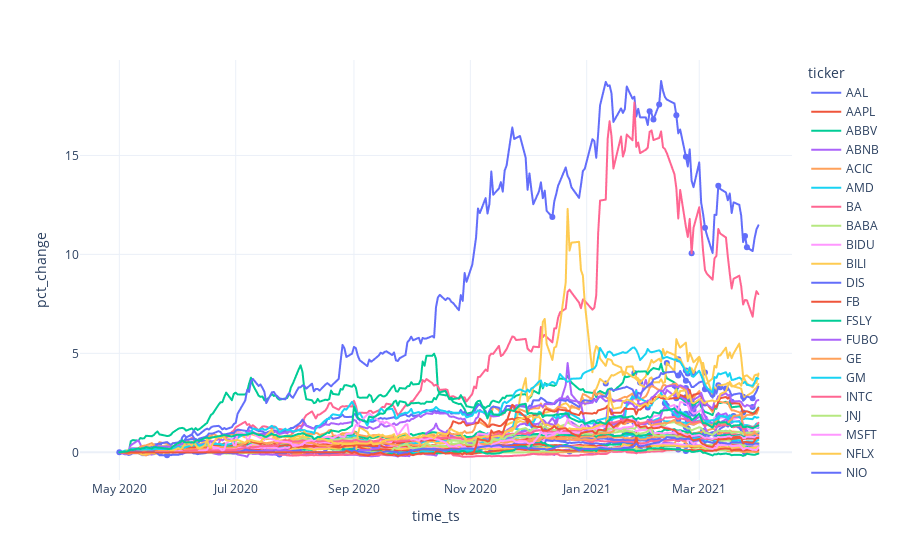

Notebook cell for this chart:
### Code cell
# symbol price history
fig = px.line(df_combined, x="time_ts",
              y="pct_change", color='ticker')

# add my transaction records
fig.add_trace(px.scatter(df_combined.dropna(
    subset=['Action']), x="time_ts", y="pct_change", color='Action').data[0])

fig.show()

### Figure 1 — Plotly figure (JSON) as saved in the notebook; plotly's stock layout.template omitted (floating-point values rounded to 4 significant figures; data arrays with more than 128 entries replaced by an {"elided": "..."} marker saying what was removed)
{"data": [{"hovertemplate": "ticker=AAL<br>time_ts=%{x}<br>pct_change=%{y}<extra></extra>", "legendgroup": "AAL", "line": {"color": "#636efa", "dash": "solid"}, "mode": "lines", "name": "AAL", "showlegend": true, "type": "scattergl", "x": {"elided": "232 str values"}, "xaxis": "x", "y": {"elided": "232 float values"}, "yaxis": "y"}, {"hovertemplate": "ticker=AAPL<br>time_ts=%{x}<br>pct_change=%{y}<extra></extra>", "legendgroup": "AAPL", "line": {"color": "#EF553B", "dash": "solid"}, "mode": "lines", "name": "AAPL", "showlegend": true, "type": "scattergl", "x": {"elided": "232 str values"}, "xaxis": "x", "y": {"elided": "232 float values"}, "yaxis": "y"}, {"hovertemplate": "ticker=ABBV<br>time_ts=%{x}<br>pct_change=%{y}<extra></extra>", "legendgroup": "ABBV", "line": {"color": "#00cc96", "dash": "solid"}, "mode": "lines", "name": "ABBV", "showlegend": true, "type": "scattergl", "x": {"elided": "232 str values"}, "xaxis": "x", "y": {"elided": "232 float values"}, "yaxis": "y"}, {"hovertemplate": "ticker=ABNB<br>time_ts=%{x}<br>pct_change=%{y}<extra></extra>", "legendgroup": "ABNB", "line": {"color": "#ab63fa", "dash": "solid"}, "mode": "lines", "name": "ABNB", "showlegend": true, "type": "scattergl", "x": {"elided": "232 str values"}, "xaxis": "x", "y": {"elided": "232 float values"}, "yaxis": "y"}, {"hovertemplate": "ticker=ACIC<br>time_ts=%{x}<br>pct_change=%{y}<extra></extra>", "legendgroup": "ACIC", "line": {"color": "#FFA15A", "dash": "solid"}, "mode": "lines", "name": "ACIC", "showlegend": true, "type": "scattergl", "x": {"elided": "232 str values"}, "xaxis": "x", "y": {"elided": "232 float values"}, "yaxis": "y"}, {"hovertemplate": "ticker=AMD<br>time_ts=%{x}<br>pct_change=%{y}<extra></extra>", "legendgroup": "AMD", "line": {"color": "#19d3f3", "dash": "solid"}, "mode": "lines", "name": "AMD", "showlegend": true, "type": "scattergl", "x": {"elided": "232 str values"}, "xaxis": "x", "y": {"elided": "232 float values"}, "yaxis": "y"}, {"hovertemplate": "ticker=BA<br>time_ts=%{x}<br>pct_change=%{y}<extra></extra>", "legendgroup": "BA", "line": {"color": "#FF6692", "dash": "solid"}, "mode": "lines", "name": "BA", "showlegend": true, "type": "scattergl", "x": {"elided": "232 str values"}, "xaxis": "x", "y": {"elided": "232 float values"}, "yaxis": "y"}, {"hovertemplate": "ticker=BABA<br>time_ts=%{x}<br>pct_change=%{y}<extra></extra>", "legendgroup": "BABA", "line": {"color": "#B6E880", "dash": "solid"}, "mode": "lines", "name": "BABA", "showlegend": true, "type": "scattergl", "x": {"elided": "232 str values"}, "xaxis": "x", "y": {"elided": "232 float values"}, "yaxis": "y"}, {"hovertemplate": "ticker=BIDU<br>time_ts=%{x}<br>pct_change=%{y}<extra></extra>", "legendgroup": "BIDU", "line": {"color": "#FF97FF", "dash": "solid"}, "mode": "lines", "name": "BIDU", "showlegend": true, "type": "scattergl", "x": {"elided": "232 str values"}, "xaxis": "x", "y": {"elided": "232 float values"}, "yaxis": "y"}, {"hovertemplate": "ticker=BILI<br>time_ts=%{x}<br>pct_change=%{y}<extra></extra>", "legendgroup": "BILI", "line": {"color": "#FECB52", "dash": "solid"}, "mode": "lines", "name": "BILI", "showlegend": true, "type": "scattergl", "x": {"elided": "232 str values"}, "xaxis": "x", "y": {"elided": "232 float values"}, "yaxis": "y"}, {"hovertemplate": "ticker=DIS<br>time_ts=%{x}<br>pct_change=%{y}<extra></extra>", "legendgroup": "DIS", "line": {"color": "#636efa", "dash": "solid"}, "mode": "lines", "name": "DIS", "showlegend": true, "type": "scattergl", "x": {"elided": "232 str values"}, "xaxis": "x", "y": {"elided": "232 float values"}, "yaxis": "y"}, {"hovertemplate": "ticker=FB<br>time_ts=%{x}<br>pct_change=%{y}<extra></extra>", "legendgroup": "FB", "line": {"color": "#EF553B", "dash": "solid"}, "mode": "lines", "name": "FB", "showlegend": true, "type": "scattergl", "x": {"elided": "232 str values"}, "xaxis": "x", "y": {"elided": "232 float values"}, "yaxis": "y"}, {"hovertemplate": "ticker=FSLY<br>time_ts=%{x}<br>pct_change=%{y}<extra></extra>", "legendgroup": "FSLY", "line": {"color": "#00cc96", "dash": "solid"}, "mode": "lines", "name": "FSLY", "showlegend": true, "type": "scattergl", "x": {"elided": "232 str values"}, "xaxis": "x", "y": {"elided": "232 float values"}, "yaxis": "y"}, {"hovertemplate": "ticker=FUBO<br>time_ts=%{x}<br>pct_change=%{y}<extra></extra>", "legendgroup": "FUBO", "line": {"color": "#ab63fa", "dash": "solid"}, "mode": "lines", "name": "FUBO", "showlegend": true, "type": "scattergl", "x": {"elided": "232 str values"}, "xaxis": "x", "y": {"elided": "232 float values"}, "yaxis": "y"}, {"hovertemplate": "ticker=GE<br>time_ts=%{x}<br>pct_change=%{y}<extra></extra>", "legendgroup": "GE", "line": {"color": "#FFA15A", "dash": "solid"}, "mode": "lines", "name": "GE", "showlegend": true, "type": "scattergl", "x": {"elided": "232 str values"}, "xaxis": "x", "y": {"elided": "232 float values"}, "yaxis": "y"}, {"hovertemplate": "ticker=GM<br>time_ts=%{x}<br>pct_change=%{y}<extra></extra>", "legendgroup": "GM", "line": {"color": "#19d3f3", "dash": "solid"}, "mode": "lines", "name": "GM", "showlegend": true, "type": "scattergl", "x": {"elided": "232 str values"}, "xaxis": "x", "y": {"elided": "232 float values"}, "yaxis": "y"}, {"hovertemplate": "ticker=INTC<br>time_ts=%{x}<br>pct_change=%{y}<extra></extra>", "legendgroup": "INTC", "line": {"color": "#FF6692", "dash": "solid"}, "mode": "lines", "name": "INTC", "showlegend": true, "type": "scattergl", "x": {"elided": "232 str values"}, "xaxis": "x", "y": {"elided": "232 float values"}, "yaxis": "y"}, {"hovertemplate": "ticker=JNJ<br>time_ts=%{x}<br>pct_change=%{y}<extra></extra>", "legendgroup": "JNJ", "line": {"color": "#B6E880", "dash": "solid"}, "mode": "lines", "name": "JNJ", "showlegend": true, "type": "scattergl", "x": {"elided": "232 str values"}, "xaxis": "x", "y": {"elided": "232 float values"}, "yaxis": "y"}, {"hovertemplate": "ticker=MSFT<br>time_ts=%{x}<br>pct_change=%{y}<extra></extra>", "legendgroup": "MSFT", "line": {"color": "#FF97FF", "dash": "solid"}, "mode": "lines", "name": "MSFT", "showlegend": true, "type": "scattergl", "x": {"elided": "232 str values"}, "xaxis": "x", "y": {"elided": "232 float values"}, "yaxis": "y"}, {"hovertemplate": "ticker=NFLX<br>time_ts=%{x}<br>pct_change=%{y}<extra></extra>", "legendgroup": "NFLX", "line": {"color": "#FECB52", "dash": "solid"}, "mode": "lines", "name": "NFLX", "showlegend": true, "type": "scattergl", "x": {"elided": "232 str values"}, "xaxis": "x", "y": {"elided": "232 float values"}, "yaxis": "y"}, {"hovertemplate": "ticker=NIO<br>time_ts=%{x}<br>pct_change=%{y}<extra></extra>", "legendgroup": "NIO", "line": {"color": "#636efa", "dash": "solid"}, "mode": "lines", "name": "NIO", "showlegend": true, "type": "scattergl", "x": {"elided": "232 str values"}, "xaxis": "x", "y": {"elided": "232 float values"}, "yaxis": "y"}, {"hovertemplate": "ticker=NOK<br>time_ts=%{x}<br>pct_change=%{y}<extra></extra>", "legendgroup": "NOK", "line": {"color": "#EF553B", "dash": "solid"}, "mode": "lines", "name": "NOK", "showlegend": true, "type": "scattergl", "x": {"elided": "232 str values"}, "xaxis": "x", "y": {"elided": "232 float values"}, "yaxis": "y"}, {"hovertemplate": "ticker=NVDA<br>time_ts=%{x}<br>pct_change=%{y}<extra></extra>", "legendgroup": "NVDA", "line": {"color": "#00cc96", "dash": "solid"}, "mode": "lines", "name": "NVDA", "showlegend": true, "type": "scattergl", "x": {"elided": "232 str values"}, "xaxis": "x", "y": {"elided": "232 float values"}, "yaxis": "y"}, {"hovertemplate": "ticker=OPEN<br>time_ts=%{x}<br>pct_change=%{y}<extra></extra>", "legendgroup": "OPEN", "line": {"color": "#ab63fa", "dash": "solid"}, "mode": "lines", "name": "OPEN", "showlegend": true, "type": "scattergl", "x": {"elided": "232 str values"}, "xaxis": "x", "y": {"elided": "232 float values"}, "yaxis": "y"}, {"hovertemplate": "ticker=PDD<br>time_ts=%{x}<br>pct_change=%{y}<extra></extra>", "legendgroup": "PDD", "line": {"color": "#FFA15A", "dash": "solid"}, "mode": "lines", "name": "PDD", "showlegend": true, "type": "scattergl", "x": {"elided": "232 str values"}, "xaxis": "x", "y": {"elided": "232 float values"}, "yaxis": "y"}, {"hovertemplate": "ticker=PLTR<br>time_ts=%{x}<br>pct_change=%{y}<extra></extra>", "legendgroup": "PLTR", "line": {"color": "#19d3f3", "dash": "solid"}, "mode": "lines", "name": "PLTR", "showlegend": true, "type": "scattergl", "x": {"elided": "232 str values"}, "xaxis": "x", "y": {"elided": "232 float values"}, "yaxis": "y"}, {"hovertemplate": "ticker=PLUG<br>time_ts=%{x}<br>pct_change=%{y}<extra></extra>", "legendgroup": "PLUG", "line": {"color": "#FF6692", "dash": "solid"}, "mode": "lines", "name": "PLUG", "showlegend": true, "type": "scattergl", "x": {"elided": "232 str values"}, "xaxis": "x", "y": {"elided": "232 float values"}, "yaxis": "y"}, {"hovertemplate": "ticker=PYPL<br>time_ts=%{x}<br>pct_change=%{y}<extra></extra>", "legendgroup": "PYPL", "line": {"color": "#B6E880", "dash": "solid"}, "mode": "lines", "name": "PYPL", "showlegend": true, "type": "scattergl", "x": {"elided": "232 str values"}, "xaxis": "x", "y": {"elided": "232 float values"}, "yaxis": "y"}, {"hovertemplate": "ticker=QCOM<br>time_ts=%{x}<br>pct_change=%{y}<extra></extra>", "legendgroup": "QCOM", "line": {"color": "#FF97FF", "dash": "solid"}, "mode": "lines", "name": "QCOM", "showlegend": true, "type": "scattergl", "x": {"elided": "232 str values"}, "xaxis": "x", "y": {"elided": "232 float values"}, "yaxis": "y"}, {"hovertemplate": "ticker=QS<br>time_ts=%{x}<br>pct_change=%{y}<extra></extra>", "legendgroup": "QS", "line": {"color": "#FECB52", "dash": "solid"}, "mode": "lines", "name": "QS", "showlegend": true, "type": "scattergl", "x": {"elided": "232 str values"}, "xaxis": "x", "y": {"elided": "232 float values"}, "yaxis": "y"}, {"hovertemplate": "ticker=SE<br>time_ts=%{x}<br>pct_change=%{y}<extra></extra>", "legendgroup": "SE", "line": {"color": "#636efa", "dash": "solid"}, "mode": "lines", "name": "SE", "showlegend": true, "type": "scattergl", "x": {"elided": "232 str values"}, "xaxis": "x", "y": {"elided": "232 float values"}, "yaxis": "y"}, {"hovertemplate": "ticker=SNAP<br>time_ts=%{x}<br>pct_change=%{y}<extra></extra>", "legendgroup": "SNAP", "line": {"color": "#EF553B", "dash": "solid"}, "mode": "lines", "name": "SNAP", "showlegend": true, "type": "scattergl", "x": {"elided": "232 str values"}, "xaxis": "x", "y": {"elided": "232 float values"}, "yaxis": "y"}, {"hovertemplate": "ticker=SNOW<br>time_ts=%{x}<br>pct_change=%{y}<extra></extra>", "legendgroup": "SNOW", "line": {"color": "#00cc96", "dash": "solid"}, "mode": "lines", "name": "SNOW", "showlegend": true, "type": "scattergl", "x": {"elided": "232 str values"}, "xaxis": "x", "y": {"elided": "232 float values"}, "yaxis": "y"}, {"hovertemplate": "ticker=SQ<br>time_ts=%{x}<br>pct_change=%{y}<extra></extra>", "legendgroup": "SQ", "line": {"color": "#ab63fa", "dash": "solid"}, "mode": "lines", "name": "SQ", "showlegend": true, "type": "scattergl", "x": {"elided": "232 str values"}, "xaxis": "x", "y": {"elided": "232 float values"}, "yaxis": "y"}, {"hovertemplate": "ticker=TME<br>time_ts=%{x}<br>pct_change=%{y}<extra></extra>", "legendgroup": "TME", "line": {"color": "#FFA15A", "dash": "solid"}, "mode": "lines", "name": "TME", "showlegend": true, "type": "scattergl", "x": {"elided": "232 str values"}, "xaxis": "x", "y": {"elided": "232 float values"}, "yaxis": "y"}, {"hovertemplate": "ticker=TSLA<br>time_ts=%{x}<br>pct_change=%{y}<extra></extra>", "legendgroup": "TSLA", "line": {"color": "#19d3f3", "dash": "solid"}, "mode": "lines", "name": "TSLA", "showlegend": true, "type": "scattergl", "x": {"elided": "232 str values"}, "xaxis": "x", "y": {"elided": "232 float values"}, "yaxis": "y"}, {"hovertemplate": "ticker=TSM<br>time_ts=%{x}<br>pct_change=%{y}<extra></extra>", "legendgroup": "TSM", "line": {"color": "#FF6692", "dash": "solid"}, "mode": "lines", "name": "TSM", "showlegend": true, "type": "scattergl", "x": {"elided": "232 str values"}, "xaxis": "x", "y": {"elided": "232 float values"}, "yaxis": "y"}, {"hovertemplate": "ticker=U<br>time_ts=%{x}<br>pct_change=%{y}<extra></extra>", "legendgroup": "U", "line": {"color": "#B6E880", "dash": "solid"}, "mode": "lines", "name": "U", "showlegend": true, "type": "scattergl", "x": {"elided": "232 str values"}, "xaxis": "x", "y": {"elided": "232 float values"}, "yaxis": "y"}, {"hovertemplate": "ticker=VLDR<br>time_ts=%{x}<br>pct_change=%{y}<extra></extra>", "legendgroup": "VLDR", "line": {"color": "#FF97FF", "dash": "solid"}, "mode": "lines", "name": "VLDR", "showlegend": true, "type": "scattergl", "x": {"elided": "232 str values"}, "xaxis": "x", "y": {"elided": "232 float values"}, "yaxis": "y"}, {"hovertemplate": "ticker=VOLT<br>time_ts=%{x}<br>pct_change=%{y}<extra></extra>", "legendgroup": "VOLT", "line": {"color": "#FECB52", "dash": "solid"}, "mode": "lines", "name": "VOLT", "showlegend": true, "type": "scattergl", "x": {"elided": "232 str values"}, "xaxis": "x", "y": {"elided": "232 float values"}, "yaxis": "y"}, {"hovertemplate": "ticker=WB<br>time_ts=%{x}<br>pct_change=%{y}<extra></extra>", "legendgroup": "WB", "line": {"color": "#636efa", "dash": "solid"}, "mode": "lines", "name": "WB", "showlegend": true, "type": "scattergl", "x": {"elided": "232 str values"}, "xaxis": "x", "y": {"elided": "232 float values"}, "yaxis": "y"}, {"hovertemplate": "ticker=XPEV<br>time_ts=%{x}<br>pct_change=%{y}<extra></extra>", "legendgroup": "XPEV", "line": {"color": "#EF553B", "dash": "solid"}, "mode": "lines", "name": "XPEV", "showlegend": true, "type": "scattergl", "x": {"elided": "232 str values"}, "xaxis": "x", "y": {"elided": "232 float values"}, "yaxis": "y"}, {"hovertemplate": "ticker=ZM<br>time_ts=%{x}<br>pct_change=%{y}<extra></extra>", "legendgroup": "ZM", "line": {"color": "#00cc96", "dash": "solid"}, "mode": "lines", "name": "ZM", "showlegend": true, "type": "scattergl", "x": {"elided": "232 str values"}, "xaxis": "x", "y": {"elided": "232 float values"}, "yaxis": "y"}, {"hovertemplate": "Action=buy<br>time_ts=%{x}<br>pct_change=%{y}<extra></extra>", "legendgroup": "buy", "marker": {"color": "#636efa", "symbol": "circle"}, "mode": "markers", "name": "buy", "orientation": "v", "showlegend": true, "type": "scatter", "x": {"elided": "160 str values"}, "xaxis": "x", "y": {"elided": "160 float values"}, "yaxis": "y"}], "layout": {"legend": {"title": {"text": "ticker"}, "tracegroupgap": 0}, "margin": {"t": 60}, "xaxis": {"anchor": "y", "domain": [0, 1], "title": {"text": "time_ts"}}, "yaxis": {"anchor": "x", "domain": [0, 1], "title": {"text": "pct_change"}}}}
